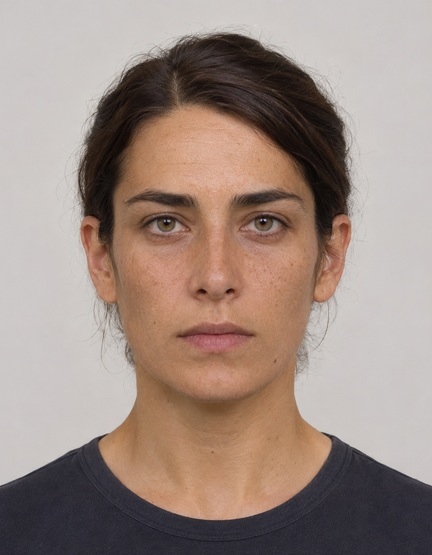
#> input picture artwork/ilenna-vossaire.jpg, 432 x 555 px
$ python render.py
#> lines starting #> are read from the running program, lines starting #| are printed output that depends on the picture
"""Build the Varrenn passport plate locally with Pillow and NumPy."""

from datetime import date
from functools import lru_cache
from math import cos, pi, sin
from pathlib import Path
from random import Random

import numpy as np
from PIL import Image, ImageDraw, ImageFilter, ImageFont, ImageOps

ROOT = Path(__file__).resolve().parents[1]
ARTWORK = ROOT / "artwork"
FONTS = Path("/usr/share/fonts/truetype")
SCALE = 3
PAGE = (466, 636)
INK = "#203943"
TEAL = "#416e70"
RULE = "#81a09b"
COUNTRY = "XVN"
DOCUMENT = "VN0286417"
SURNAME = "VOSSAIRE"
GIVEN = "ILENNA"
BIRTH = date(1990, 9, 8)
ISSUED = date(2025, 2, 12)
EXPIRES = date(2035, 2, 12)
SEX = "F"
CAPITAL = "MIRREN QUAY"
AUTHORITY = "Civil Registry of Varrenn"
PORTRAIT = ARTWORK / "ilenna-vossaire.jpg"

# Stamp order is left to right within each date, then down the page.
JOURNEY = (
    (date(2025, 4, 17), "VARRENN", "SILL GATE", "DEPARTURE", "07", -4.4),
    (date(2025, 4, 17), "TAVREN", "VELIN PIER", "ARRIVAL", "12", 6.7),
    (date(2025, 4, 19), "TAVREN", "RIVER LOCK", "DEPARTURE", "16", 3.0),
    (date(2025, 4, 19), "ORDEL", "LOAM FERRY", "ARRIVAL", "05", -5.0),
    (date(2025, 4, 22), "ORDEL", "BELL QUAY", "DEPARTURE", "03", -3.6),
    (date(2025, 4, 22), "VARRENN", CAPITAL, "ARRIVAL", "02", 5.4),
)

MONTHS = "JAN FEB MAR APR MAY JUN JUL AUG SEP OCT NOV DEC".split()


def dated(day):
    return f"{day.day:02d} {MONTHS[day.month - 1]} {day.year}"


def mrz_check(field):
    alphabet = "<0123456789ABCDEFGHIJKLMNOPQRSTUVWXYZ"
    weights = (7, 3, 1)
    return str(sum(max(0, alphabet.index(char) - 1) * weights[i % 3]
                   for i, char in enumerate(field)) % 10)


def mrz_lines():
    birth = BIRTH.strftime("%y%m%d")
    expiry = EXPIRES.strftime("%y%m%d")
    number = DOCUMENT + mrz_check(DOCUMENT)
    personal = "<" * 14
    personal_field = personal + mrz_check(personal)
    first = f"P<{COUNTRY}{SURNAME}<<{GIVEN}".ljust(44, "<")
    second = f"{number}{COUNTRY}{birth}{mrz_check(birth)}{SEX}{expiry}{mrz_check(expiry)}{personal_field}"
    composite = second[:10] + second[13:20] + second[21:43]
    return first, second + mrz_check(composite)


def validate_document():
    first, second = mrz_lines()
    assert len(first) == len(second) == 44
    assert ISSUED < JOURNEY[0][0] <= JOURNEY[-1][0] < EXPIRES
    location = "VARRENN"
    for departure, arrival in zip(JOURNEY[::2], JOURNEY[1::2]):
        assert departure[1] == location and departure[3] == "DEPARTURE"
        assert departure[0] == arrival[0] and arrival[3] == "ARRIVAL"
        location = arrival[1]
    assert location == "VARRENN"
    assert [event[0] for event in JOURNEY] == sorted(event[0] for event in JOURNEY)


def pixels(*coords):
    return tuple(round(value * SCALE) for value in coords)


def canvas(size, fill=(0, 0, 0, 0)):
    return Image.new("RGBA", pixels(*size), fill)


@lru_cache
def face(kind, size):
    files = {
        "serif": "dejavu/DejaVuSerif.ttf",
        "sans": "ubuntu/UbuntuSans[wdth,wght].ttf",
        "medium": "ubuntu/UbuntuSans[wdth,wght].ttf",
        "bold": "ubuntu/UbuntuSans[wdth,wght].ttf",
        "mono": "ubuntu/UbuntuSansMono[wght].ttf",
        "italic": "ubuntu/UbuntuSans-Italic[wdth,wght].ttf",
    }
    font = ImageFont.truetype(FONTS / files[kind], round(size * SCALE))
    if kind in {"medium", "bold"}:
        font.set_variation_by_axes([100, {"medium": 620, "bold": 760}[kind]])
    return font


def type_at(draw, x, y, value, size, color=INK, kind="sans", align="l", tracking=0):
    font = face(kind, size)
    start_x, start_y = pixels(x, y)
    if tracking == 0:
        draw.text((start_x, start_y), value, font=font, fill=color, anchor=align + "s")
        return
    widths = [font.getlength(letter) + tracking * SCALE for letter in value]
    length = sum(widths) - tracking * SCALE
    start_x -= {"l": 0, "m": length / 2, "r": length}[align]
    for letter, advance in zip(value, widths):
        draw.text((start_x, start_y), letter, font=font, fill=color, anchor="ls")
        start_x += advance


def line(draw, points, color, width=0.65):
    draw.line([pixels(*point) for point in points], fill=color, width=max(1, round(width * SCALE)))


def box(draw, coords, fill=None, stroke=None, width=0.65, radius=0):
    if radius:
        draw.rounded_rectangle(pixels(*coords), radius=radius * SCALE, fill=fill, outline=stroke,
                               width=max(1, round(width * SCALE)))
    else:
        draw.rectangle(pixels(*coords), fill=fill, outline=stroke, width=max(1, round(width * SCALE)))


def oval(draw, coords, stroke, width=0.65):
    draw.ellipse(pixels(*coords), outline=stroke, width=max(1, round(width * SCALE)))


def rosette(draw, x, y, rx, ry, rings, color, petals=12, angle=0):
    """Interlace wave-modulated rings, with a second harmonic in each strand."""
    theta = np.linspace(0, 2 * pi, 385)
    for i in range(rings):
        offset = i * 0.33
        radius = 0.73 + 0.14 * cos(offset) + 0.102 * np.cos(petals * theta + offset)
        radius += 0.038 * np.sin((petals * 2) * theta - offset)
        a = rx * radius * np.cos(theta)
        b = ry * radius * np.sin(theta)
        points = zip(x + a * cos(angle) - b * sin(angle), y + a * sin(angle) + b * cos(angle))
        line(draw, points, color, 0.34)


def tides(draw, x0, x1, y, count, spacing, color, amplitude=8, wavelength=84, phase=0):
    for index in range(count):
        points = []
        for x in range(int(x0), int(x1) + 1, 2):
            offset = phase + index * 0.145
            height = amplitude * sin(x / wavelength + offset)
            height += amplitude * 0.47 * sin(x / (wavelength * 0.44) - offset * 0.55)
            points.append((x, y + index * spacing + height))
        line(draw, points, color, 0.34)


def crest(draw, x, y, size, color, ring=False):
    def place(points):
        return [(x + a * size, y + b * size) for a, b in points]

    if ring:
        oval(draw, (x - size * 0.54, y - size * 0.54, x + size * 0.54, y + size * 0.54), color, 0.85)
        oval(draw, (x - size * 0.46, y - size * 0.46, x + size * 0.46, y + size * 0.46), color, 0.45)
    line(draw, place([(-.34, 0), (.34, 0)]), color, size * .026)
    for direction in (-1, 1):
        for width in (0.27, 0.155):
            points = [(width * cos(t), direction * width * 0.90 * sin(t))
                      for t in np.linspace(0, pi, 45)]
            line(draw, place(points), color, size * .033)
    for cx in (-.34, .34):
        draw.ellipse(pixels(x + (cx - .023) * size, y - .023 * size,
                            x + (cx + .023) * size, y + .023 * size), fill=color)


def paper(right=False):
    width, height = pixels(*PAGE)
    xx = np.arange(width, dtype=np.float32)[None, :] / SCALE
    yy = np.arange(height, dtype=np.float32)[:, None] / SCALE
    rng = np.random.default_rng(518 if right else 231)
    noise = rng.normal(0, 0.64, (height, width))
    clouds = np.asarray(Image.fromarray(rng.integers(110, 145, (32, 24), dtype=np.uint8))
                        .resize((width, height), Image.Resampling.BICUBIC), dtype=np.float32)
    drift = (clouds - 127) * 0.21 + noise
    blue_field = np.exp(-((xx - (354 if right else 92)) / 256) ** 2 - ((yy - 320) / 220) ** 2)
    gold_field = np.exp(-((xx - (120 if right else 330)) / 180) ** 2 - ((yy - 200) / 175) ** 2)
    rgb = np.empty((height, width, 3), dtype=np.uint8)
    for i, (base, blue, gold) in enumerate(zip((243, 238, 218), (-13, -1, 7), (6, 2, -5))):
        rgb[:, :, i] = np.clip(base + blue_field * blue + gold_field * gold + drift, 0, 255)
    layer = Image.fromarray(rgb).convert("RGBA")
    flecks = canvas(PAGE)
    draw = ImageDraw.Draw(flecks)
    random = Random(209 if right else 789)
    for i in range(860):
        x, y = random.uniform(0, PAGE[0]), random.uniform(0, PAGE[1])
        dx, dy = random.uniform(0.35, 3.0), random.uniform(-1.1, 1.1)
        color = (65, 121, 118, random.randint(8, 39)) if i % 4 else (158, 86, 62, 38)
        line(draw, [(x, y), (x + dx * 0.55, y + dy * 0.23), (x + dx, y + dy)], color, 0.3)
    return Image.alpha_composite(layer, flecks)


def security_ground(page, right=False):
    layer = canvas(PAGE)
    draw = ImageDraw.Draw(layer)
    tides(draw, 12, 454, 40, 18, 4.3, (70, 130, 130, 48), amplitude=14, wavelength=67)
    tides(draw, 12, 454, 455, 22, 5.3, (73, 132, 120, 45), amplitude=20, wavelength=72, phase=1.7)
    if right:
        for y in range(135, 538, 86):
            tides(draw, 28, 443, y, 9, 3.9, (72, 129, 125, 29), amplitude=13,
                  wavelength=58, phase=y * .016)
        rosette(draw, 245, 314, 214, 176, 23, (100, 132, 112, 37), petals=10, angle=-0.13)
        rosette(draw, 242, 314, 165, 210, 17, (148, 112, 69, 33), petals=8)
        crest(draw, 245, 312, 146, (96, 128, 119, 27), True)
    else:
        rosette(draw, 126, 287, 150, 182, 22, (70, 128, 121, 41), petals=11)
        rosette(draw, 322, 349, 140, 139, 16, (135, 110, 62, 36), petals=9, angle=0.3)
        tides(draw, 14, 451, 238, 28, 3.8, (61, 125, 130, 33), amplitude=22, wavelength=75)
    for x in (12, 16, 449, 453):
        line(draw, [(x, 22), (x, 614)], (85, 131, 125, 67), .38)
    for x in (16, 450):
        for y in range(33, 610, 11):
            line(draw, [(x - 2, y - 1.7), (x, y), (x + 2, y - 1.7)], (72, 113, 111, 58), .4)
    return Image.alpha_composite(page, layer)


def top_rule(draw, start, end, y):
    line(draw, [(start, y), (end, y)], TEAL, 1.25)
    line(draw, [(start, y + 3.6), (end, y + 3.6)], RULE, 0.42)


def field(draw, x, y, caption, value, size=16):
    type_at(draw, x, y, caption, 8.35, TEAL, "medium", tracking=.34)
    type_at(draw, x, y + 20, value, size, INK, "medium", tracking=.28)


def draw_portrait(page):
    with Image.open(PORTRAIT) as source:
        photo = portrait_ink(source.convert("RGB"))
    photo = ImageOps.fit(photo, pixels(159, 204), Image.Resampling.LANCZOS)
    page.alpha_composite(photo.convert("RGBA"), pixels(31, 192))
    layer = canvas(PAGE)
    draw = ImageDraw.Draw(layer)
    for y in range(194, 396, 3):
        line(draw, [(31, y), (189, y - .9)], (38, 69, 72, 13), .33)
    box(draw, (31, 192, 190, 396), stroke=(35, 63, 60, 168), width=.72)
    for x in (29, 192):
        for y in (190, 398):
            dx, dy = (-1 if x > 100 else 1), (-1 if y > 300 else 1)
            line(draw, [(x + 8 * dx, y), (x, y), (x, y + 8 * dy)], (41, 79, 72, 220), 1.15)
    tides(draw, 31, 208, 356, 14, 2.85, (194, 227, 207, 117), amplitude=7, wavelength=39, phase=.4)
    crest(draw, 167, 371, 37, (222, 241, 219, 154), True)
    return Image.alpha_composite(page, layer)


def portrait_ink(photo):
    luminance = ImageOps.grayscale(photo)
    cool = ImageOps.colorize(luminance, "#203139", "#e9e3cf")
    return Image.blend(cool, photo, 0.30)


def ghost_portrait(page):
    with Image.open(PORTRAIT) as original:
        image = ImageOps.fit(original.convert("L"), pixels(48, 61), Image.Resampling.LANCZOS)
    grain = ImageOps.invert(image).point(lambda v: round(max(0, v - 24) * 0.63))
    for y in range(grain.height):
        if y % 6 in (3, 4, 5):
            grain.paste(0, (0, y, grain.width, y + 1))
    copy = Image.new("RGBA", grain.size, "#486f6d")
    copy.putalpha(grain)
    page.alpha_composite(copy, pixels(377, 491))


# [20 lines left out: function signature, not called in this run]


def harbor_engraving(page, x, y):
    """Engrave the registry's quays and their reflection above the OCR field."""
    layer = canvas(PAGE)
    draw = ImageDraw.Draw(layer)
    water = (55, 114, 114, 90)
    crest_ink = (51, 102, 107, 131)
    rand = Random(73)
    skyline = [(5, 19, 14), (27, 24, 25), (53, 17, 16), (72, 33, 28), (109, 18, 16),
               (129, 33, 21), (166, 38, 29), (210, 24, 17), (242, 27, 26), (274, 20, 17)]
    for at, w, h in skyline:
        left = x + at
        ceiling = y - h
        gable = ceiling - w * .28
        line(draw, [(left, y), (left, ceiling), (left + w / 2, gable),
                    (left + w, ceiling), (left + w, y)], crest_ink, .66)
        for offset in range(2, w - 1, 3):
            elevation = max(ceiling, gable + abs(offset - w / 2) * .55)
            line(draw, [(left + offset, elevation + 1.45), (left + offset, y)], water, .33)
        for offset in range(5, w - 2, 7):
            for level in range(5, h - 4, 7):
                line(draw, [(left + offset, ceiling + level), (left + offset, ceiling + level + 2.4)],
                     crest_ink, .65)
        for offset in range(1, w, 4):
            depth = (1 - abs(2 * offset / w - 1) * .4) * h * .51 + rand.uniform(-3, 3)
            line(draw, [(left + offset, y + 2), (left + offset + rand.uniform(-3, 3), y + depth)],
                 water, .35)
    tower = x + 190
    line(draw, [(tower - 6, y - 27), (tower - 5, y - 48), (tower + 4, y - 48),
                (tower + 6, y - 28)], crest_ink)
    line(draw, [(tower - 7, y - 48), (tower, y - 54), (tower + 6, y - 48)], crest_ink)
    line(draw, [(tower - 6, y - 43), (tower + 5, y - 43)], crest_ink, 1.0)
    line(draw, [(x - 7, y), (x + 305, y)], crest_ink)
    tides(draw, x - 7, x + 315, y + 4, 10, 1.5, (55, 114, 114, 71),
          amplitude=2.7, wavelength=39, phase=0.6)
    return Image.alpha_composite(page, layer)


def left_page():
    page = security_ground(paper())
    page = harbor_engraving(page, 42, 529)
    page = draw_portrait(page)
    ghost_portrait(page)
    draw = ImageDraw.Draw(page)
    type_at(draw, 31, 43, "RÉPUBLIQUE DE VARRENN", 10.1, TEAL, "medium", tracking=1.7)
    type_at(draw, 30, 77, "REPUBLIC OF VARRENN", 25, INK, "serif", tracking=.36)
    type_at(draw, 29, 113, "PASSPORT", 31, INK, "serif", tracking=1.5)
    type_at(draw, 233, 111, "PASSEPORT", 12, TEAL, "medium", tracking=1.6)
    crest(draw, 412, 78, 46, TEAL, True)
    top_rule(draw, 30, 438, 127)

    field(draw, 31, 150, "TYPE", "P", 17)
    field(draw, 121, 150, "CODE / CODE PAYS", COUNTRY, 17)
    field(draw, 279, 150, "PASSPORT NO. / N° DU PASSEPORT", DOCUMENT, 18)

    x = 211
    field(draw, x, 201, "SURNAME / NOM", SURNAME, 20)
    field(draw, x, 246, "GIVEN NAMES / PRÉNOMS", GIVEN, 20)
    field(draw, x, 291, "NATIONALITY / NATIONALITÉ", "VARRENNER", 16.5)
    field(draw, x, 335, "DATE OF BIRTH / NAISSANCE", dated(BIRTH), 15)
    field(draw, 396, 335, "SEX / SEXE", SEX, 15)
    field(draw, x, 379, "PLACE OF BIRTH / LIEU DE NAISSANCE", CAPITAL, 16.5)
    field(draw, x, 423, "ISSUED / DÉLIVRÉ LE", dated(ISSUED), 14.2)
    field(draw, 327, 423, "EXPIRES / EXPIRE LE", dated(EXPIRES), 14.2)
    field(draw, x, 469, "AUTHORITY / AUTORITÉ", AUTHORITY, 14.5)

    type_at(draw, 31, 418, "SIGNATURE OF HOLDER / TITULAIRE", 8.1, TEAL, "medium", tracking=.30)
    signature(draw, 32, 444)
    line(draw, [(31, 465), (180, 465)], RULE, .57)
    type_at(draw, 437, 535, "02", 9, TEAL, "mono", align="r")
    type_at(draw, 31, 550, "VARRENN  ·  MIRREN QUAY  ·  CIVIL REGISTRY", 6.8, TEAL, "medium", tracking=.76)

    box(draw, (0, 558, PAGE[0] - 1, 635), fill="#f4efdc")
    line(draw, [(0, 559), (465, 559)], "#aab9a8", 1.0)
    for y, value in zip((591, 616), mrz_lines()):
        for i, char in enumerate(value):
            type_at(draw, 29 + 9.26 * i, y, char, 15.25, "#182c32", "mono")
    return page


STAMP_INKS = {"VARRENN": (37, 92, 86), "TAVREN": (130, 56, 51), "ORDEL": (82, 63, 109)}
STAMP_NAMES = {"VARRENN": "VARRENN", "TAVREN": "STATE OF TAVREN", "ORDEL": "REPUBLIC OF ORDEL"}


# [113 lines left out: functions arrow, stamp, right_page, shade_and_trim, warp, not called in this run]


def desktop():
    rng = np.random.default_rng(397)
    axis = np.arange(1024, dtype=np.float32)
    x, y = axis[None, :], axis[:, None]
    light = 25 * np.exp(-((x - 190) / 790) ** 2 - ((y - 190) / 660) ** 2)
    noise = rng.normal(0, 0.65, (1024, 1024))
    mottling = np.asarray(Image.fromarray(rng.integers(100, 160, (42, 58), dtype=np.uint8))
                         .resize((1024, 1024), Image.Resampling.BICUBIC), dtype=np.float32)
    noise += 0.071 * (mottling - 128)
    base = np.dstack([start + light + noise for start in (33, 46, 50)]).clip(0, 255)
    return Image.fromarray(base.astype(np.uint8)).resize(pixels(1024, 1024), Image.Resampling.BICUBIC).convert("RGBA")


def book_polygon(draw, points, fill):
    draw.polygon([pixels(*point) for point in points], fill=fill)


def physical_book():
    left_quad = [(39, 192), (510, 177), (511, 828), (29, 823)]
    right_quad = [(509.5, 177), (981, 184), (995, 810), (510.5, 828)]
    backdrop = desktop()
    silhouette = [(34, 189), (511, 183), (986, 182), (1002, 810), (1002, 820),
                  (997, 829), (989, 834), (509, 848), (37, 839), (26, 836), (21, 823)]
    for offset_x, offset_y, blur, opacity in ((3, 18, 18, 132), (1, 7, 6, 143), (0, 2, 2, 178)):
        cast = canvas((1024, 1024))
        book_polygon(ImageDraw.Draw(cast), [(x + offset_x, y + offset_y) for x, y in silhouette],
                     (10, 21, 22, opacity))
        backdrop = Image.alpha_composite(backdrop, cast.filter(ImageFilter.GaussianBlur(blur * SCALE)))

    stack = canvas((1024, 1024))
    draw = ImageDraw.Draw(stack)
    book_polygon(draw, silhouette, "#203b3d")
    line(draw, [(24, 809), (24, 827), (31, 834), (506, 845), (988, 832), (997, 826)], "#557776", 1.2)
    colors = ("#908d75", "#b6ad90", "#a4a083", "#cdc1a5", "#ada58c", "#d6c9ac")
    outline = [(34, 197), (510, 183), (985, 187), (999, 812),
               (995, 819), (984, 824), (510, 838), (40, 831), (27, 823)]
    for i, color in enumerate(colors):
        book_polygon(draw, [(x, y - i * 1.82) for x, y in outline], color)
    line(draw, [(37, 834), (509, 842), (990, 828)], "#78908b", .75)
    backdrop = Image.alpha_composite(backdrop, stack)

    left = warp(shade_and_trim(left_page(), False), left_quad)
    right = warp(shade_and_trim(right_page(), True), right_quad)
    backdrop = Image.alpha_composite(Image.alpha_composite(backdrop, left), right)

    binding = canvas((1024, 1024))
    draw = ImageDraw.Draw(binding)
    line(draw, [(509.5, 178), (510.6, 825)], (32, 52, 50, 124), 1.08)
    line(draw, [(511.8, 180), (512.4, 825)], (240, 227, 188, 109), .55)
    for y in (230, 329, 423, 524, 625, 724, 785):
        x = 510 + (y - 176) / 652
        oval(draw, (x - 2.2, y - 1.8, x + 2.4, y + 1.9), (46, 63, 58, 145), .56)
        line(draw, [(x - 1.6, y + .7), (x + .5, y - .7), (x + 2, y + .3)],
             (219, 208, 168, 191), .64)
    return Image.alpha_composite(backdrop, binding)


def main():
    validate_document()
    image = physical_book().convert("RGB").resize((1024, 1024), Image.Resampling.LANCZOS)
#> after the loop in physical_book, `for offset_x, offset_y, blur, opacity in ((3, 18, 18, 132), (1, 7, 6, ..`:
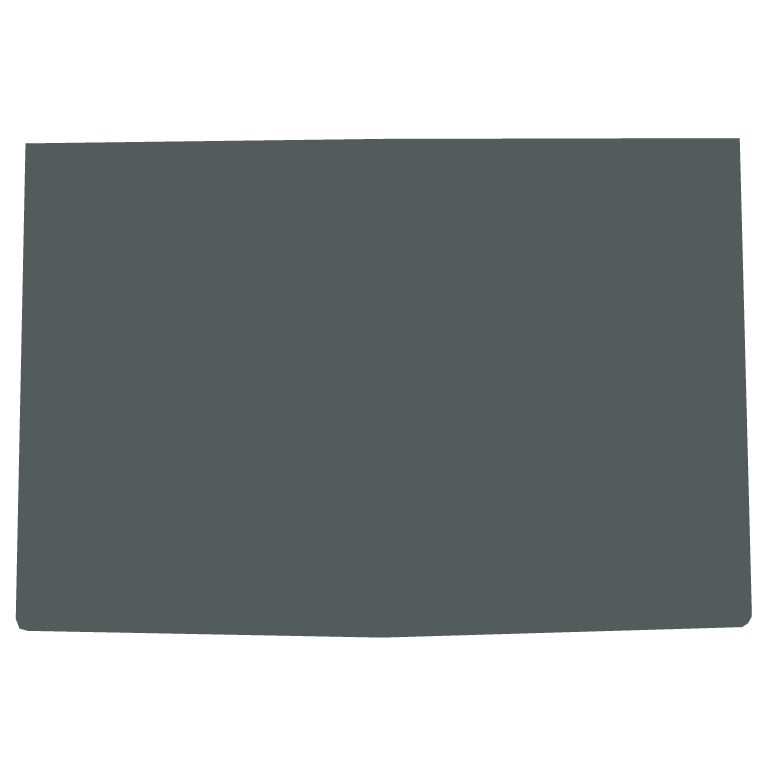
#> cast: PIL image 3072x3072 RGBA (shown at 1/4 size); mean R, G, B, A 6.1, 12.7, 13.3, 108; transparent parts drawn white
#> in physical_book, `backdrop = Image.alpha_composite(backdrop, stack)`:
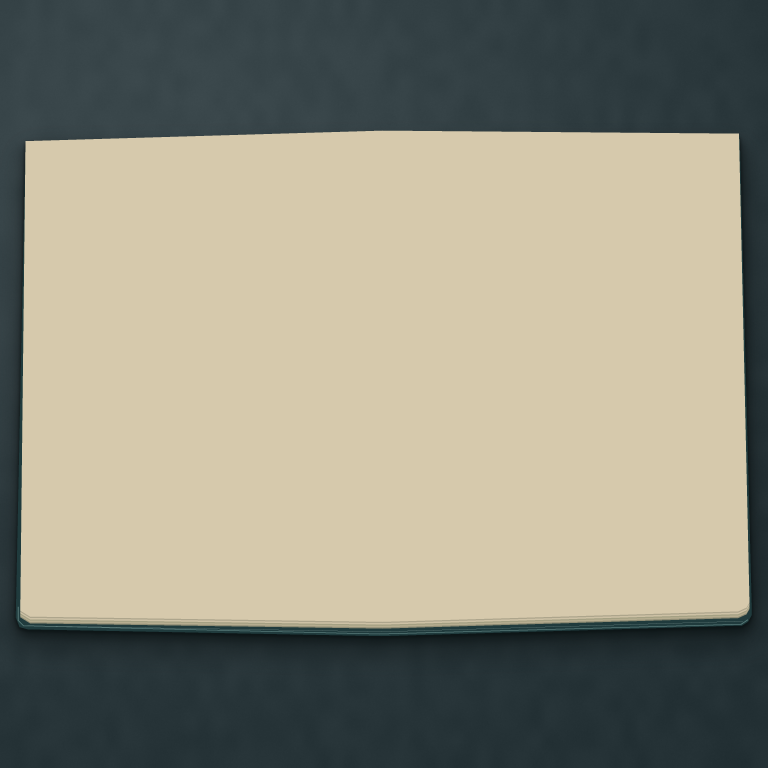
#> backdrop: PIL image 3072x3072 RGBA (shown at 1/4 size); mean R, G, B, A 145.2, 142.7, 126.8, 255
#> in paper, `flecks = canvas(PAGE)`: flecks: PIL image 1398x1908 RGBA; every value is 0
#> in draw_portrait, source is the input picture: PIL image 432x555 RGB; mean R, G, B 157.2, 139, 130.2
#> in portrait_ink, `cool = ImageOps.colorize(luminance, "#203139", "#e9e3cf")`:
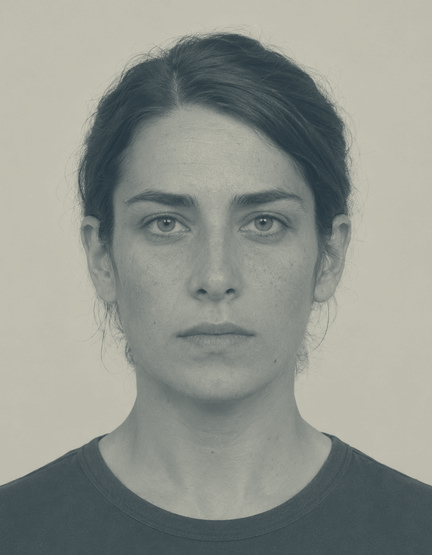
#> cool: PIL image 432x555 RGB; mean R, G, B 144.6, 148.7, 140.9
#> in draw_portrait, `page.alpha_composite(photo.convert("RGBA"), pixels(31, 192))`:
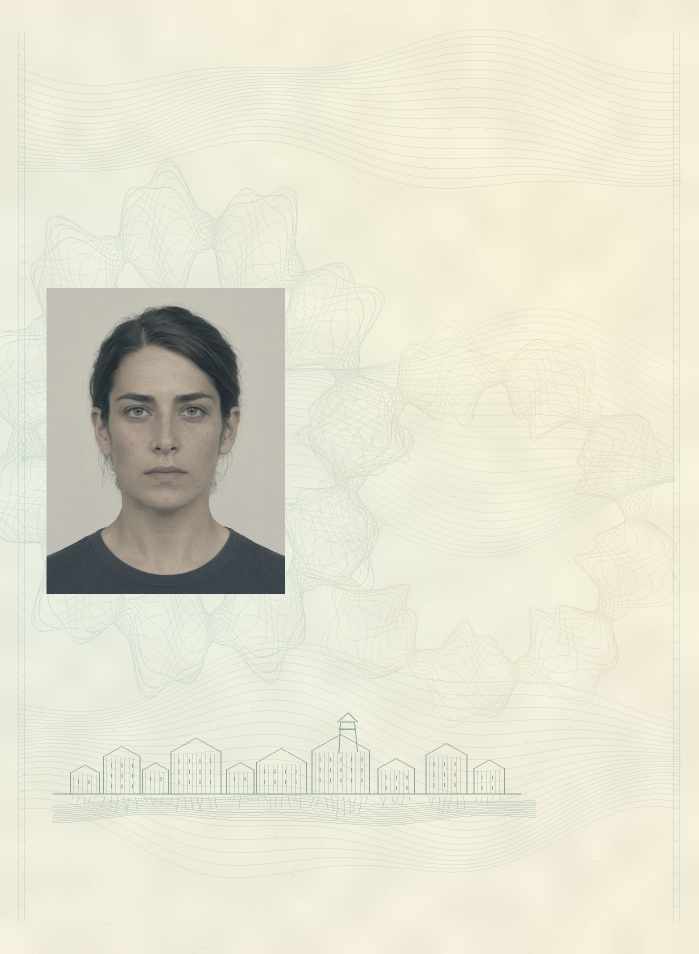
#> page: PIL image 1398x1908 RGBA (shown at 1/2 size); mean R, G, B, A 227.7, 226.1, 208.1, 255
#> in ghost_portrait, `image = ImageOps.fit(original.convert("L"), pixels(48, 61), Image.Resa..`:
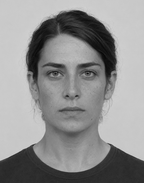
#> image: PIL image 144x183 L; min 7, max 210, mean 143.7
#> after the loop in ghost_portrait, `for y in range(grain.height):`:
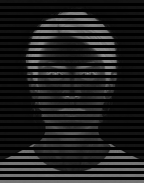
#> grain: PIL image 144x183 L; min 0, max 141, mean 28.1
#> in ghost_portrait, `copy.putalpha(grain)`:
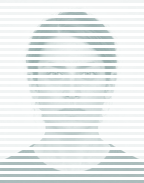
#> copy: PIL image 144x183 RGBA; mean R, G, B, A 72, 111, 109, 28.1; transparent parts drawn white
    target = ARTWORK / "varrenn.png"
    image.save(target, optimize=True)
    print(f"{target.name}: {image.width} × {image.height}, {target.stat().st_size:,} bytes")
    print(*mrz_lines(), sep="\n")


if __name__ == "__main__":
#> (the run stopped early here; a loop or call above may not have finished)
